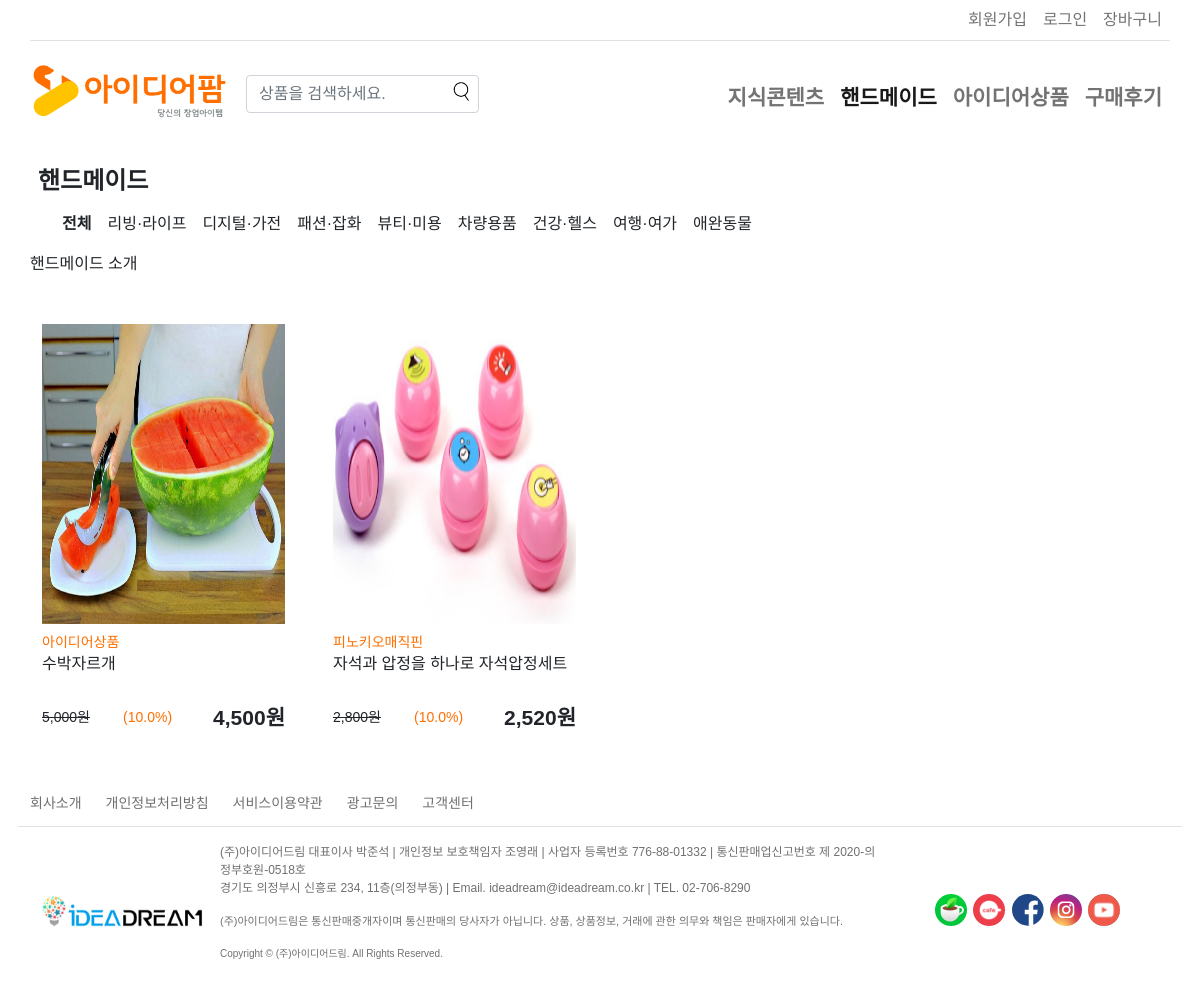
Screenshot of /product/handmade with the database file from the repository.
### member/models.py (models this page shows, shortened)
class Prod_Categ_big(models.Model): #대분류 정의
    Code=models.CharField(max_length=20, verbose_name='대분류코드', unique=True, db_index=True)
    Name=models.CharField(max_length=50, verbose_name='대분류명', db_index=True)
    Intro=RichTextUploadingField(verbose_name='대분류소개', blank=True,null=True)
    def __str__(self):
        return self.Name
    class Meta:
        verbose_name = "대분류"
        verbose_name_plural = "대분류"

class Prod_Categ_mid(models.Model): #중분류 정의
    Big=models.ForeignKey(Prod_Categ_big,on_delete=models.CASCADE, verbose_name='대분류선택')
    Code=models.CharField(max_length=20, verbose_name='중분류코드', unique=True, db_index=True)
    Name=models.CharField(max_length=50, verbose_name='중분류명', db_index=True)
    Intro=RichTextUploadingField(verbose_name='중분류소개', blank=True,null=True)
    class Meta:
        verbose_name = "중분류"
        verbose_name_plural = "중분류"

class Product(models.Model): #분류를 반영한 상품 테이블 정의
    Big=models.ForeignKey(Prod_Categ_big,on_delete=models.CASCADE, verbose_name='대분류선택') #,limit_choices_to={'Name':'아이디어상품'} limit 사용은 쿼리문 연습
    Mid=models.ForeignKey(Prod_Categ_mid,on_delete=models.CASCADE, verbose_name='중분류선택')
    Sma=models.ForeignKey(Prod_Categ_sma,on_delete=models.CASCADE, verbose_name='소분류선택')
    Code=models.CharField(max_length=20, verbose_name='상품분류코드', unique=True, db_index=True)
    Name=models.CharField(max_length=50, verbose_name='상품명', db_index=True)
    SimExplanation=models.CharField(max_length=100, verbose_name='상품간단설명', db_index=True,default='')
    Descrition=models.CharField(max_length=120, verbose_name='상품태그', db_index=True)
    Detail=RichTextUploadingField(verbose_name='상품상세설명', blank=True,null=True)
    Stock=models.PositiveIntegerField(default=999999,verbose_name='재고수량')
    Seller=models.CharField(max_length=80, verbose_name='판매자', db_index=True)
    NormalPrice=models.PositiveIntegerField(verbose_name='정가(원)')
    Discount=models.FloatField(verbose_name='할인율(%)',validators=[RegexValidator(r'^((100)|(\d{1,2}(\.\d*)?))$','백분율 값을 입력해야합니다.')])
    EndPrice=models.PositiveIntegerField(verbose_name='판매가(원)',default=0)
    Option=models.CharField(max_length=5000, null=True, blank=True, verbose_name='상품옵션')
    Delicom=models.ForeignKey(Devlivery_com,on_delete=CASCADE,verbose_name='택배사 선택')
    Deliver=models.ForeignKey(Devlivery,on_delete=CASCADE,verbose_name='배송방법 선택')
    Deliverterm=models.ForeignKey(Devlivery_term,on_delete=CASCADE,verbose_name='배송정책 선택')
    ProdRelation=models.ForeignKey('self',on_delete=CASCADE,verbose_name='연관상품 선택',null=True, blank=True)
    Pregisterday=models.DateTimeField(auto_now_add=True, verbose_name='상품등록일')
    Userveiw=models.PositiveIntegerField(default=0,verbose_name='상품조회수')
    Userpurchase=models.PositiveIntegerField(default=0,verbose_name='상품구매수')
    Paytax=models.CharField(max_length=1, verbose_name='과세유형', default=1, choices=(('1','과세'),('2','면세')))
    class Meta:
        db_table = "ideafarm_Product"
        verbose_name = "상품"
        verbose_name_plural = "상품"

class Product_thumb(models.Model): #상품 테이블 중 이미지 필드 연결정의
    Product=models.ForeignKey(Product,on_delete=models.CASCADE)
    image=models.ImageField(upload_to='productimages/',verbose_name='상품이미지', blank=True,null=True)
    class Meta:
        verbose_name = "이미지업로드"
        verbose_name_plural = "이미지업로드"

### member/views.py (the view, shortened to what this page needs)
# urls.py: path('product/<str:catbig>',views.poductview), #카테고리 및 상품 페이지 이동 라우팅
def poductview(req, catbig,catmid="",catsma="",prodname=""):
    tester=Prod_Categ_big.objects.filter(Code=catbig)
    if tester:
        tester2=Prod_Categ_mid.objects.filter(Code=catmid)
        tester3=Prod_Categ_sma.objects.filter(Code=catsma)
        tester4=Product.objects.filter(Code=prodname)
        if req.session.get('uid'):
            viewuser=User.objects.get(UID=req.session.get('uid'))
        else:
            viewuser=''
        catbig2=Prod_Categ_big.objects.order_by()
        catbig3=Prod_Categ_big.objects.get(Code=catbig)
        catmid2=catbig3.prod_categ_mid_set.all()
        fiterprod=catbig3.product_set.all()
        return render(req,'product.html',{'req':req,'prodbig':catbig3,'userexist':viewuser,'catbig':catbig2,'catmid':catmid2,'prodfiter':fiterprod})
    messages.warning(req, '일치하는 대상이 없습니다. 메인페이지로 돌아갑니다.')
    return redirect('/')

### member/templates/product.html (shortened to what this page needs)
{% load static %}
{% load humanize %}
<!DOCTYPE html>
<html lang="ko">
    {% include 'head.html' %}
    <body>
        <header class="container-md p-0">
            {% include 'tnb.html' %}
            {% include 'gnb.html' %}
        </header>
        <section class="container-lg my-4 px-0" >
            {% if not proddetail %}
            <h4 class="p-2">{{prodbig}}{{prodmid.Big}}{{prodsma.Mid.Big}}</h4>
            <p class="F3 mx-4"><a class="p-2 {% if prodbig %}fw-bold{% endif %}" href="/product/{{prodbig.Code}}{{prodmid.Big.Code}}{{prodsma.Mid.Big.Code}}">전체</a>{% for i in catmid %}<a class="p-2 {% if i == prodmid or i == prodsma.Mid %}fw-bold{% endif %}" href="/product/{{prodbig.Code}}{{prodmid.Big.Code}}{{prodsma.Mid.Big.Code}}/{{i.Code}}">{{i.Name}}</a>{% endfor %}</p>
            {% if prodbig %}{{prodbig.Intro | safe}}{% endif %}{% if prodmid %}{{prodmid.Intro | safe}}{% endif %}{% if prodsma %}{{prodsma.Intro | safe}}{% endif %}
            <div class="row px-0">
                {% for prodlist in prodfiter %}
                <div class="col-xl-3 col-lg-4 col-6 my-2 p-4">
                    <a href="/product/{{prodlist.Big.Code}}/{{prodlist.Mid.Code}}/{{prodlist.Sma.Code}}/{{prodlist.Code}}">
                    <img class="w-100" src="{{prodlist.product_thumb_set.first.image.url}}" height="300vh">
                    <p class="F4 orange text-start mt-2 m-0">{{prodlist.Seller}}</p>
                    <p class="F3 textcut w-100 text-start mb-1">{{prodlist.Name}}</p>
                    <p class="F4 row align-items-center m-0">
                        <span class="text-decoration-line-through text-start col p-0">{{prodlist.NormalPrice|intcomma}}원</span>
                        <span class="orange col-2 p-0">({{prodlist.Discount}}%)</span>
                        <span class="F2 text-end col-6 p-0"><strong>{{prodlist.EndPrice|intcomma}}원</strong></span>
                    </p></a>
                </div>
                {% endfor %}
            </div>
            {% endif %}
        </section>
        {% include 'footer.html' %}
    </body>
</html>

### member/templates/gnb.html (shortened to what this page needs)
{% load static %}
            <nav class="navbar navbar-expand-lg navbar-light my-1">
                <div class="container-fluid p-0">
                    <a class="navbar-brand" href="/"><img src="{% static 'farm/아이디어팜_로고.png' %}"></a>
                    <div class="collapse navbar-collapse" id="navbarSupportedContent">
                        <form class="d-flex my-2" action="/search?search=" method="GET" id="form" onsubmit="return search();">
                            <input class="form-control col-xxl-2 mt-2" type="search" name="search" placeholder="상품을 검색하세요." aria-label="Search" id="Serach" required>
                            <button class="btn" type="submit" style="position:relative;right:40px;"><img src="{% static 'magnifying-glass.png' %}" ></button>
                        </form>
                        <ul class="navbar-nav ms-auto my-2 mt-xl-3 mb-xl-0">
                            {% if catbig %}
                                {% for element in catbig %}
                            <li class="nav-item">
                                <strong><a class="nav-link F2 {% if prodbig == element or prodmid.Big == element or prodsma.Mid.Big == element or proddetail.Big == element %}active{% endif %}" href="/product/{{element.Code}}">{{element.Name}}</a></strong>
                            </li>
                                {% endfor %}
                            {% endif %}
                            <li class="nav-item">
                                <strong><a class="nav-link F2" href="/review">구매후기</a></strong>
                            </li>
                        </ul>
                    </div>
                </div>
            </nav>

### member/templates/head.html (style rules this page uses)
body { font-family: "본고딕", "Noto Sans KR", "Noto Sans CJK", "Source Han Sans" ,arial, sans-serif; max-width: 100% ;overflow-x: hidden; }
h1, h2, h3, h4 { font-weight : bold; }
a { text-decoration:none; color:inherit; }
.F2 { font-size:21px; }
.F3 { font-size:16px; }
.F4 { font-size:14px; }
.textcut { display: block; line-height: 1.4em; height: 2.8em; display:-webkit-box; -webkit-line-clamp:2; -webkit-box-orient:vertical; text-overflow:ellipsis; overflow:hidden; }
.orange { color:#FF6F00; }

### rows the page displays
Prod_Categ_big: Name "지식콘텐츠"
Prod_Categ_big: Name "핸드메이드", Intro "핸드메이드 소개"
Prod_Categ_big: Name "아이디어상품"
Prod_Categ_mid: Name "리빙·라이프"
Prod_Categ_mid: Name "디지털·가전"
Prod_Categ_mid: Name "패션·잡화"
Prod_Categ_mid: Name "뷰티·미용"
Prod_Categ_mid: Name "차량용품"
Prod_Categ_mid: Name "건강·헬스"
Prod_Categ_mid: Name "여행·여가"
Prod_Categ_mid: Name "애완동물"
Product: product_thumb_set.first.image (picture), Seller "아이디어상품", Name "수박자르개", NormalPrice "5,000", Discount "10.0", EndPrice "4,500"
Product: product_thumb_set.first.image (picture), Seller "피노키오매직핀", Name "자석과 압정을 하나로 자석압정세트", NormalPrice "2,800", Discount "10.0", EndPrice "2,520"
